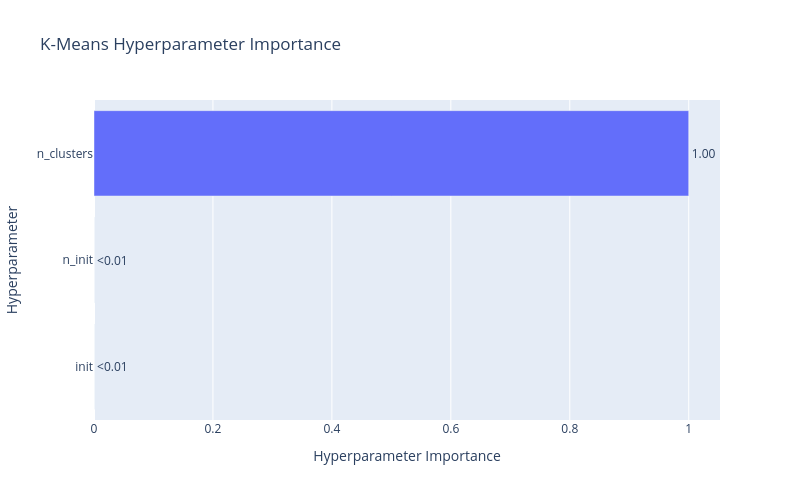

This figure's notebook cell:
### Code cell
# Cell 8.2: Optuna Parameter Importance - K-Means
"""
Identify which hyperparameters had the greatest impact on silhouette score.
"""
fig = vis.plot_param_importances(study_kmeans)
fig.update_layout(
    title="K-Means Hyperparameter Importance",
    width=800,
    height=500
)
fig.show()

### Figure 1 — Plotly figure (JSON) as saved in the notebook; plotly's stock layout.template omitted (floating-point values rounded to 4 significant figures)
{"data": [{"cliponaxis": false, "hovertemplate": ["init (CategoricalDistribution): 8.636359004328613e-06<extra></extra>", "n_init (IntDistribution): 2.5589849581507696e-05<extra></extra>", "n_clusters (IntDistribution): 0.9999657737914143<extra></extra>"], "name": "Objective Value", "orientation": "h", "text": ["<0.01", "<0.01", "1.00"], "textposition": "outside", "type": "bar", "x": [8.636e-06, 2.559e-05, 1.0], "y": ["init", "n_init", "n_clusters"]}], "layout": {"height": 500, "title": {"text": "K-Means Hyperparameter Importance"}, "width": 800, "xaxis": {"title": {"text": "Hyperparameter Importance"}}, "yaxis": {"title": {"text": "Hyperparameter"}}}}
